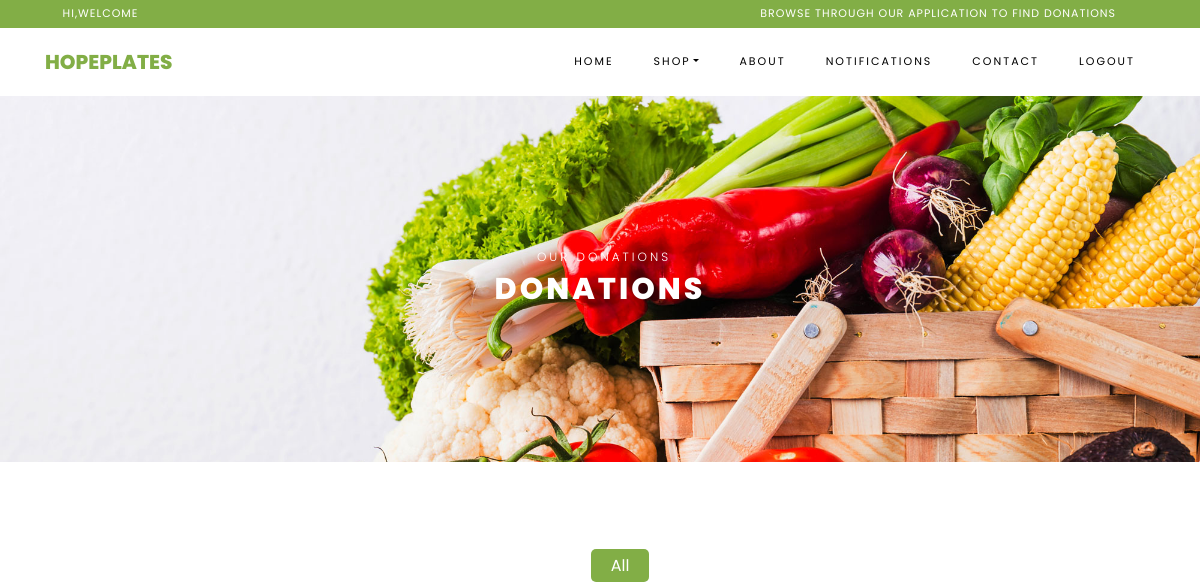
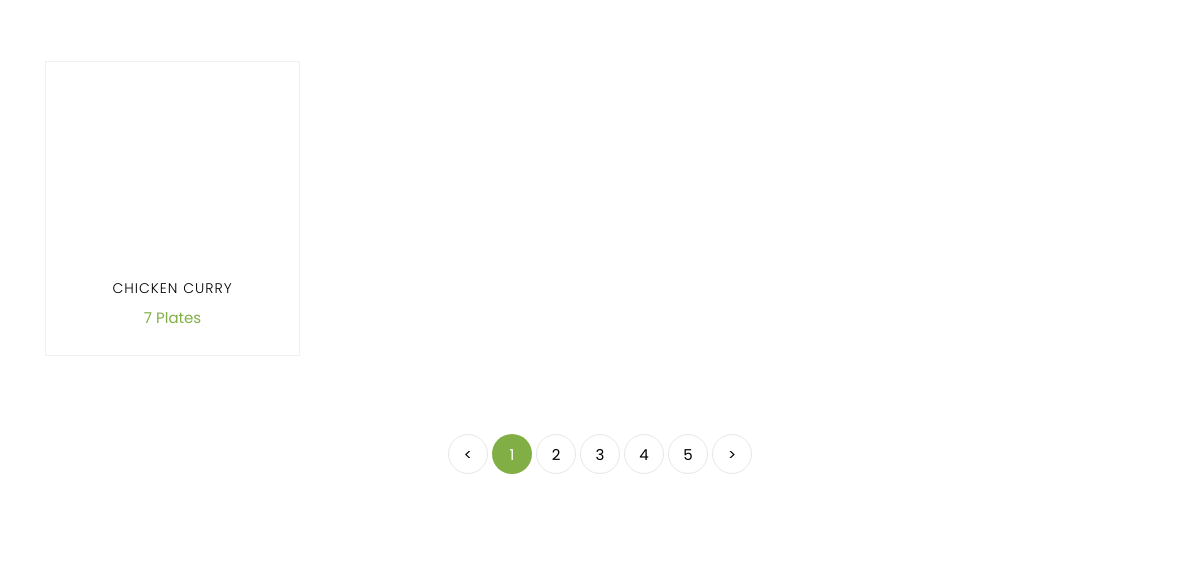
/web_app/all_products/ (upper part), run on an earlier commit of the app's database (2 pictures, top to bottom).
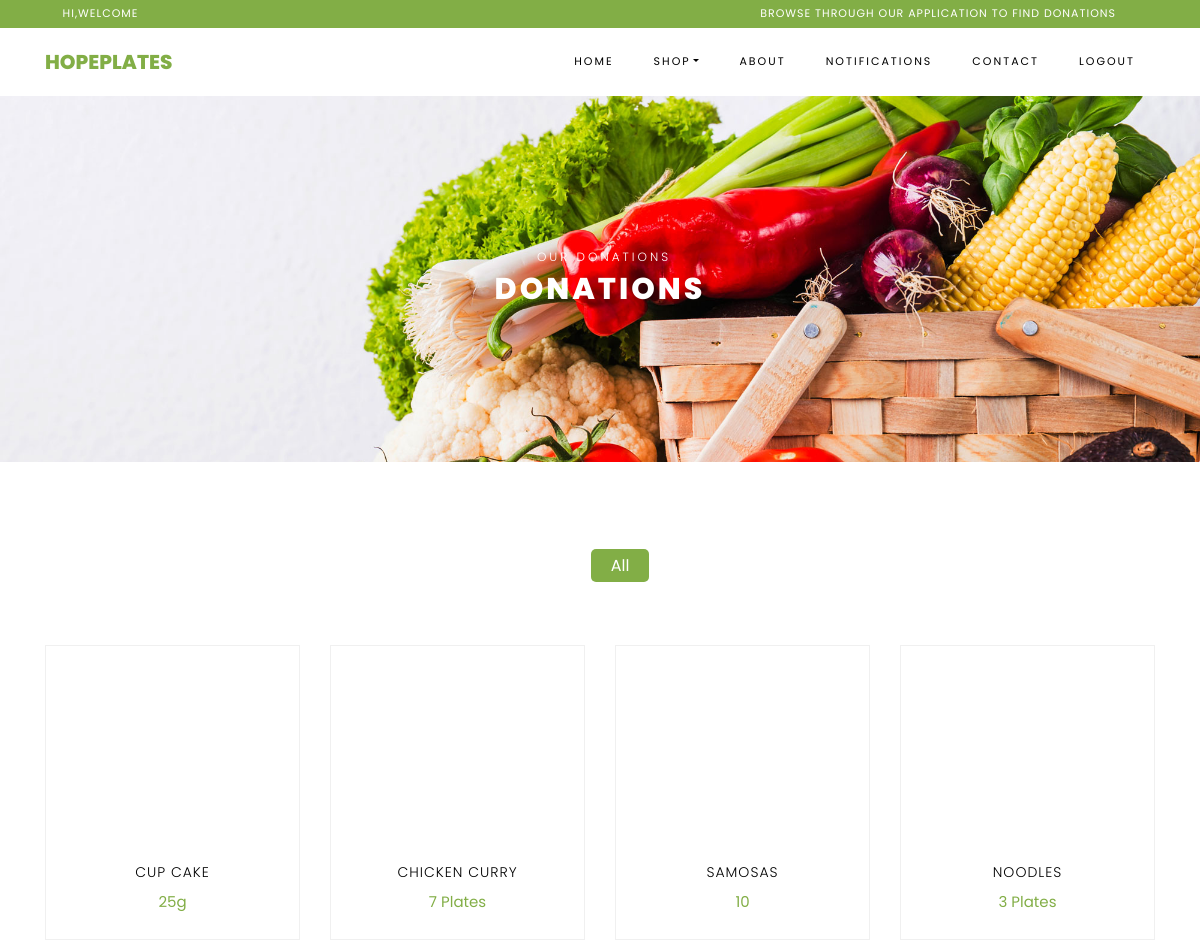
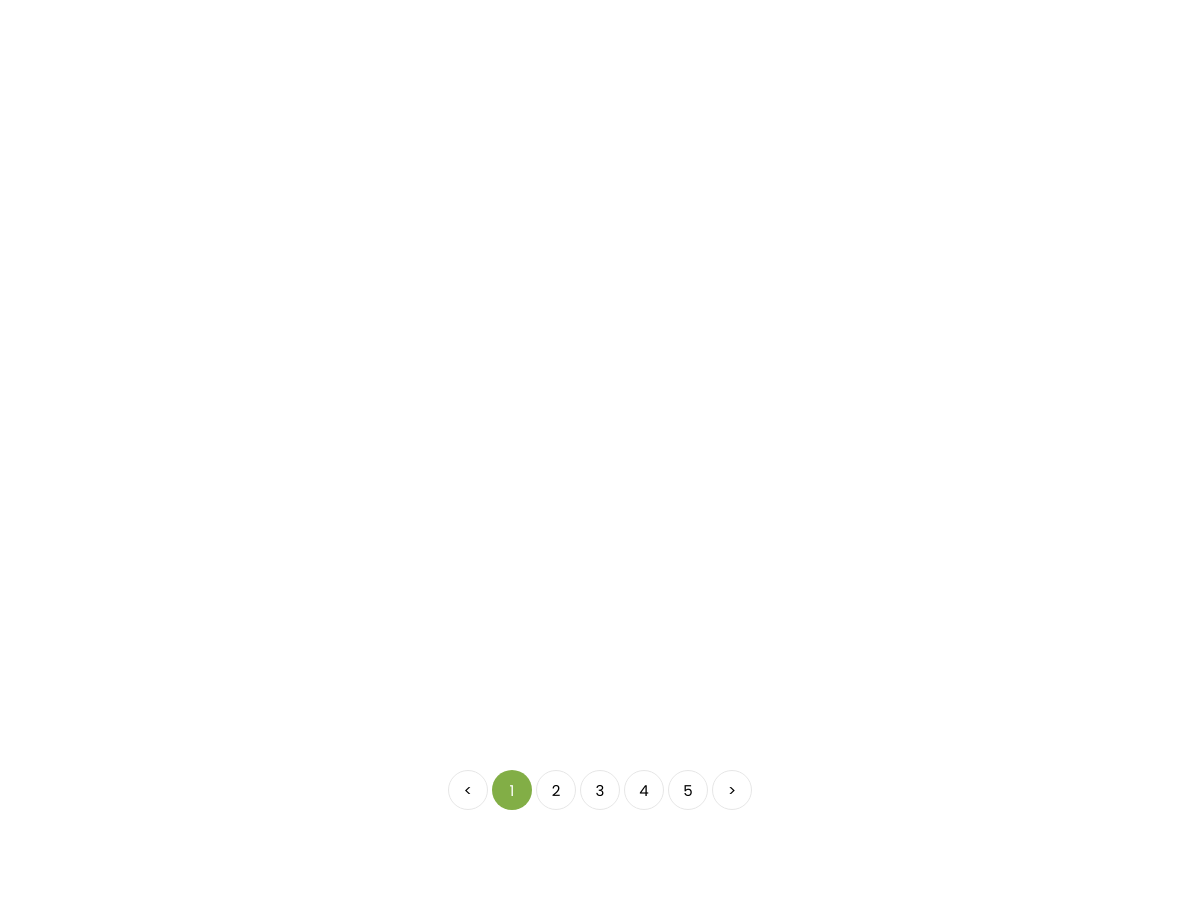
And on a later commit of the database (2 pictures, top to bottom).
### accounts/models.py (models this page shows, shortened)
class FoodDonation(models.Model):
    donor = models.ForeignKey(User, on_delete=models.CASCADE)
    shop_name = models.CharField(max_length=100)
    food_name = models.CharField(max_length=100)
    quantity = models.CharField(max_length=100)
    description=models.TextField(blank=True,null=True)
    location = models.CharField(max_length=200)
    expiry_date = models.DateField()
    image = models.ImageField(upload_to='food_images/',null=True, blank=True)
    STATUS_CHOICES = [
        ('Available', 'Available'),
        ('Accepted', 'Accepted'),
        ('Expired', 'Expired'),
    ]
    status = models.CharField(max_length=20, choices=STATUS_CHOICES, default='Available')

### web_app/views.py (the view)
# urls.py: path('all_products/', views.all_products, name='all_products'),
def all_products(request):
    today = timezone.now().date()
    donations = FoodDonation.objects.filter(
        expiry_date__gte=today,
        status="Available"
    )
    return render(request, 'all_products.html', {'donations':donations},)

### web_app/templates/all_products.html (shortened to what the changed rows need)
<!DOCTYPE html>
{% load static %}
<html lang="en">
  <head>
    <link rel="stylesheet" href="{% static 'home/css/open-iconic-bootstrap.min.css' %}">
    <link rel="stylesheet" href="{% static 'home/css/animate.css' %}">
    <link rel="stylesheet" href="{% static 'home/css/owl.carousel.min.css' %}">
    <link rel="stylesheet" href="{% static 'home/css/owl.theme.default.min.css' %}">
    <link rel="stylesheet" href="{% static 'home/css/magnific-popup.css' %}">
    <link rel="stylesheet" href="{% static 'home/css/aos.css' %}">
    <link rel="stylesheet" href="{% static 'home/css/ionicons.min.css' %}">
    <link rel="stylesheet" href="{% static 'home/css/bootstrap-datepicker.css' %}">
    <link rel="stylesheet" href="{% static 'home/css/jquery.timepicker.css' %}">
    <link rel="stylesheet" href="{% static 'home/css/flaticon.css' %}">
    <link rel="stylesheet" href="{% static 'home/css/icomoon.css' %}">
    <link rel="stylesheet" href="{% static 'home/css/style.css' %}">
  </head>
  <body class="goto-here">
    <div class="hero-wrap hero-bread" style="background-image: url({% static 'home/images/bg_1.jpg' %});">
      <div class="container">
        <div class="row no-gutters slider-text align-items-center justify-content-center">
          <div class="col-md-9 ftco-animate text-center">
            <h1 class="mb-0 bread">Donations</h1>
          </div>
        </div>
      </div>
    </div>
    <section class="ftco-section">
    	<div class="container">
    		<div class="row">
                {% for donation in donations %}
    			<div class="col-md-6 col-lg-3 ftco-animate">
    				<div class="product">
    					<a href="#" class="img-prod"><img class="img-fluid" src="{{ donation.image.url }}" alt="Colorlib Template" style="width: 100% ! important; height: 200px ! important; object-fit: cover ! important; display: block; ">
    					</a>
    					<div class="text py-3 pb-4 px-3 text-center">
    						<h3><a href="#">{{donation.food_name}}</a></h3>
    						<div class="d-flex">
    							<div class="pricing">
		    						<p class="price"><span class="price-sale">{{donation.quantity}}</span></p>
		    					</div>
	    					</div>
    					</div>
    				</div>
    			</div>
                {% endfor %}
    		</div>
    	</div>
    </section>
  </body>
</html>

What changed in the data, as far as the page shows it:
now on this page (row edited): FoodDonation: food_name "CUP CAKE", quantity "25g"
now on this page (row edited): FoodDonation: food_name "SAMOSAS", quantity "10"
now on this page (row edited): FoodDonation: food_name "NOODLES", quantity "3 Plates"
